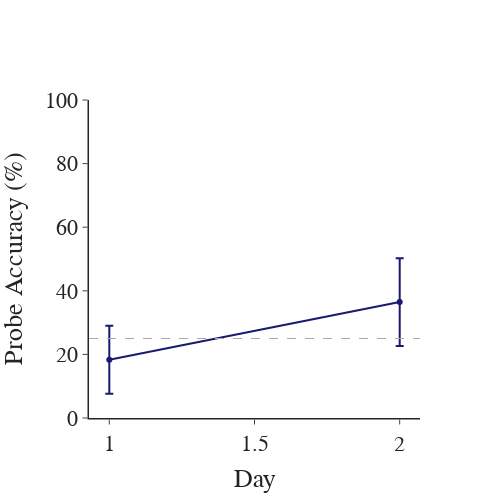

Notebook code cell kept with this figure:
### Code cell
## Probe accuracy for male mice, since female mice were not probed
sub_male = ct_df[ct_df['group'] == 'Male']
avg_probe = sub_male.groupby(['day'], as_index=False).agg({'probe_acc': ['mean', 'sem']})
fig = pf.custom_graph_template(x_title='Day', y_title='Probe Accuracy (%)')
fig.add_trace(go.Scatter(x=avg_probe['day'], y=avg_probe['probe_acc']['mean'], mode='lines+markers',
                         error_y=dict(type='data', array=avg_probe['probe_acc']['sem']), line_color=avg_color))
fig.add_hline(y=25, line_width=1, line_dash='dash', line_color=chance_color, opacity=1)
fig.update_yaxes(range=[0, 100])
fig.show()
fig.write_image(pjoin(fig_path, 'probe_accuracy_males.png'))

### Figure 1 — Plotly figure (JSON) as saved in the notebook; plotly's stock layout.template omitted (floating-point values rounded to 4 significant figures)
{"data": [{"error_y": {"array": [10.67, 13.79], "type": "data"}, "line": {"color": "midnightblue"}, "mode": "lines+markers", "type": "scatter", "x": [1, 2], "y": [18.33, 36.47]}], "layout": {"font": {"family": "Arial", "size": 22}, "height": 500, "shapes": [{"line": {"color": "darkgrey", "dash": "dash", "width": 1}, "opacity": 1, "type": "line", "x0": 0, "x1": 1, "xref": "x domain", "y0": 25, "y1": 25, "yref": "y"}], "title": {"x": 0.5, "xanchor": "center", "y": 0.9, "yanchor": "top"}, "width": 500, "xaxis": {"anchor": "y", "domain": [0, 1], "linewidth": 1.5, "title": {"text": "Day"}}, "yaxis": {"anchor": "x", "domain": [0, 1], "linewidth": 1.5, "range": [0, 100], "title": {"text": "Probe Accuracy (%)"}}}}
